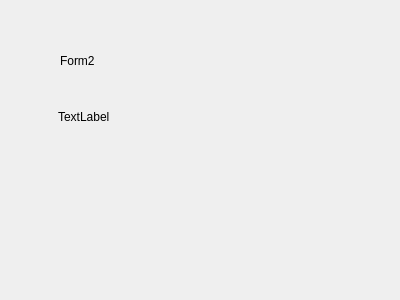
<?xml version="1.0" encoding="UTF-8"?>
<ui version="4.0">
 <class>Form2</class>
 <widget class="QDialog" name="Form2">
  <property name="geometry">
   <rect>
    <x>0</x>
    <y>0</y>
    <width>400</width>
    <height>300</height>
   </rect>
  </property>
  <property name="windowTitle">
   <string>Dialog</string>
  </property>
  <widget class="QLabel" name="label">
   <property name="geometry">
    <rect>
     <x>60</x>
     <y>30</y>
     <width>211</width>
     <height>61</height>
    </rect>
   </property>
   <property name="text">
    <string>Form2</string>
   </property>
  </widget>
  <widget class="QLabel" name="labelFname">
   <property name="geometry">
    <rect>
     <x>58</x>
     <y>106</y>
     <width>111</width>
     <height>21</height>
    </rect>
   </property>
   <property name="text">
    <string>TextLabel</string>
   </property>
  </widget>
 </widget>
 <resources/>
 <connections/>
</ui>
